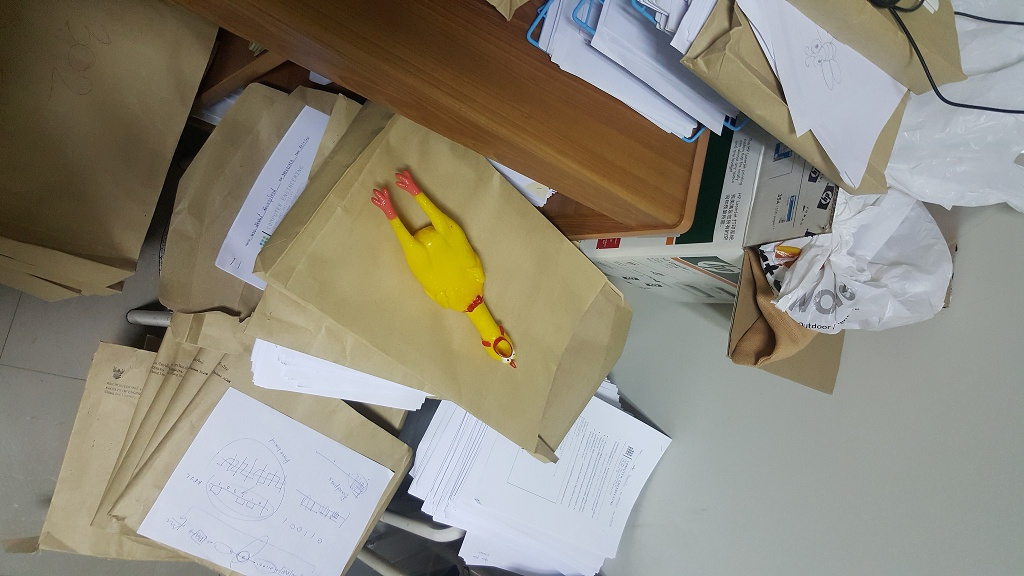
#> input picture Chicky/100.jpg, 1024 x 576 px, found by its file name; its folder holds only this picture in this run
$ python crop_for_train.py   (older library calls are emulated)
#> lines starting #> are read from the running program, lines starting #| are printed output that depends on the picture; after the words box and inside, x2 and y2 are one past the last pixel; in counts of white or black regions, pixels touching at a corner belong together
import cv2
import numpy as np
import re
import os
import random

TRAINING_SET_DIRECTORY = "Contest\\"
PROCESSED_DIRECTORY = "Processed\\"
CHICKY_SET_DIRECTORY = "Chicky\\"
CHICKY_PROCESSED_DIRECTORY = "ChickyProcessed\\"
LIST_FILENAME = TRAINING_SET_DIRECTORY + "list.txt"
RESULT_FILENAME = TRAINING_SET_DIRECTORY + "result.txt"
SAVE_IMAGE_EXTENSION = '.jpg'

def adjust_gamma(image, gamma=1.0):
    # build a lookup table mapping the pixel values [0, 255] to
    # their adjusted gamma values
    invGamma = 1.0 / gamma
    table = np.array([((i / 255.0) ** invGamma) * 255
                      for i in np.arange(0, 256)]).astype("uint8")

    # apply gamma correction using the lookup table
    return cv2.LUT(image, table)

#  Felzenszwalb et al.
def non_max_suppression_slow(boxes, overlapThresh):
    # if there are no boxes, return an empty list
    if len(boxes) == 0:
        return []

    # initialize the list of picked indexes
    pick = []

    # grab the coordinates of the bounding boxes
    x1 = boxes[:, 0]
    y1 = boxes[:, 1]
    x2 = boxes[:, 2] + x1
    y2 = boxes[:, 3] + y1

    # compute the area of the bounding boxes and sort the bounding
    # boxes by the bottom-right y-coordinate of the bounding box
    area = (x2 - x1 + 1) * (y2 - y1 + 1)
    idxs = np.argsort(y2)

    # keep looping while some indexes still remain in the indexes
    # list
    while len(idxs) > 0:
        # grab the last index in the indexes list, add the index
        # value to the list of picked indexes, then initialize
        # the suppression list (i.e. indexes that will be deleted)
        # using the last index
        last = len(idxs) - 1
        i = idxs[last]
        pick.append(i)
        suppress = [last]

        # loop over all indexes in the indexes list
        for pos in range(0, last):
            # grab the current index
            j = idxs[pos]

            # find the largest (x, y) coordinates for the start of
            # the bounding box and the smallest (x, y) coordinates
            # for the end of the bounding box
            xx1 = max(x1[i], x1[j])
            yy1 = max(y1[i], y1[j])
            xx2 = min(x2[i], x2[j])
            yy2 = min(y2[i], y2[j])

            # compute the width and height of the bounding box
            w = max(0, xx2 - xx1 + 1)
            h = max(0, yy2 - yy1 + 1)

            # compute the ratio of overlap between the computed
            # bounding box and the bounding box in the area list
            overlap = float(w * h) / area[j]

            # if there is sufficient overlap, suppress the
            # current bounding box
            if overlap > overlapThresh:
                suppress.append(pos)

        # delete all indexes from the index list that are in the
        # suppression list
        idxs = np.delete(idxs, suppress)

    # return only the bounding boxes that were picked
    return boxes[pick]

def SaveImage(image, string):
    if CHICKY:
        cv2.imwrite(CHICKY_PROCESSED_DIRECTORY + CURRENT_FILENAME + '-' + string + SAVE_IMAGE_EXTENSION, image)
    else:
        cv2.imwrite(PROCESSED_DIRECTORY + CURRENT_FILENAME + '-' + string + SAVE_IMAGE_EXTENSION, image)

# Read filename list
with open(LIST_FILENAME) as f:
#> (reads Contest/list.txt from the repository)
    training_set_list = f.readlines()
training_set_list = [x.strip() for x in training_set_list if x.strip()]

for IMAGE_FILENAME in os.listdir(CHICKY_SET_DIRECTORY):
    CHICKY = 1
    # for IMAGE_FILENAME in training_set_list:
    centerBoundingBoxes = []
    fileName = re.split('\.', IMAGE_FILENAME)
    CURRENT_FILENAME = fileName[0]
    if CHICKY:
        im_original = cv2.imread(CHICKY_SET_DIRECTORY + IMAGE_FILENAME)
#> im_original is the input picture: shape (576, 1024, 3); mean B, G, R 123.9, 137.5, 142.1
    else:
        im_original = cv2.imread(TRAINING_SET_DIRECTORY + IMAGE_FILENAME)
    im_for_crop = im_original.copy()
    im = adjust_gamma(im_original, 1.9)
    im = cv2.GaussianBlur(im, (3, 3), 0)
    hsv = cv2.cvtColor(im, cv2.COLOR_BGR2HSV_FULL)
#> hsv: shape (576, 1024, 3); mean H, S, V 77.2, 39.1, 188.6
    h, s, v = cv2.split(hsv)
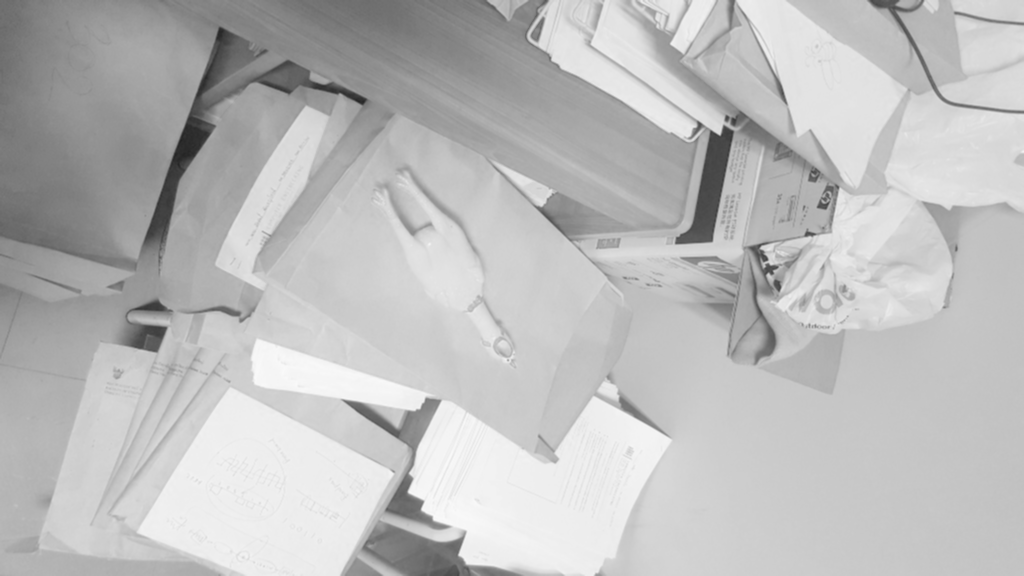
#> v: shape (576, 1024); min 34, max 250, mean 188.6
    # s.fill(155)
    # v.fill(255)
    hsv_image = cv2.merge([h, s, v])
    LOWER_YELLOW = np.array([16, 140, 110], dtype=np.uint8)
    UPPER_YELLOW = np.array([95, 255, 255], dtype=np.uint8)
    yellow_mask = cv2.inRange(hsv_image, LOWER_YELLOW, UPPER_YELLOW)
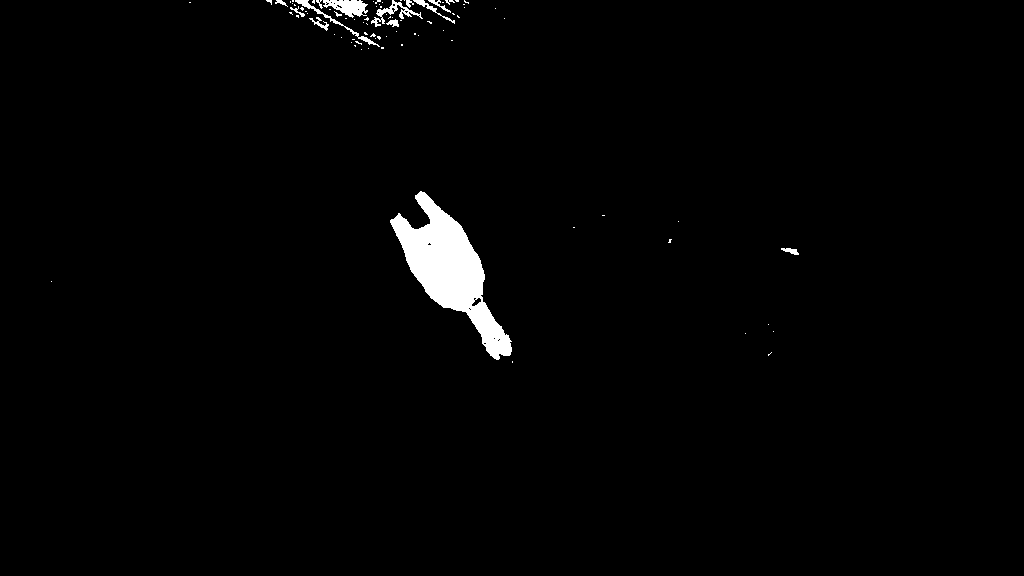
#> yellow_mask: shape (576, 1024); 1.6% white; 85 white regions (71 under 20 px), largest, box (x1, y1, x2, y2) and area: (390, 191, 512, 360) 7406, (323, 0, 368, 18) 480, (371, 0, 423, 27) 334
    closing_se = np.ones((50, 50), np.uint8)
    im = cv2.morphologyEx(yellow_mask, cv2.MORPH_CLOSE, closing_se)
#> im: shape (576, 1024); 2.7% white; 11 white regions (7 under 20 px), largest, box (x1, y1, x2, y2) and area: (391, 192, 513, 361) 7966, (267, 0, 506, 51) 7483, (746, 325, 775, 357) 126, (782, 249, 800, 256) 73
    # closing_se = np.ones((30, 30), np.uint8)
    # im = cv2.morphologyEx(im, cv2.MORPH_CLOSE, closing_se)
    closing_se = cv2.getStructuringElement(cv2.MORPH_ELLIPSE,(15,15))
    im = cv2.morphologyEx(im, cv2.MORPH_CLOSE, closing_se)
#> im: shape (576, 1024); 2.7% white; 10 white regions (6 under 20 px), largest, box (x1, y1, x2, y2) and area: (391, 192, 514, 364) 8000, (267, 0, 506, 51) 7551, (746, 325, 775, 357) 163, (782, 249, 800, 256) 75
    # [4 lines of commented-out code are left out]
    im = cv2.medianBlur(im, 5)
#> im: shape (576, 1024); 2.7% white; 4 white regions
    yellow_mask = im.copy()
    cv2.imshow(CURRENT_FILENAME + ' yellow mask (binary)', yellow_mask)
    yellow_res = cv2.bitwise_and(im_original, im_original, mask=yellow_mask)
    # cv2.imshow(IMAGE_FILENAME + "bitwise", yellow_res)

    contourmask = yellow_mask
    temp, contours, hierarchy = cv2.findContours(contourmask, cv2.RETR_EXTERNAL, cv2.CHAIN_APPROX_NONE)
#> contours = 4 contours; box (x1, y1, x2, y2) and area: (391, 193, 513, 362) 7785, (267, 0, 506, 50) 7284, (763, 329, 774, 355) 106, (784, 249, 799, 256) 50
    boundingBoxes = []
    moments = []
    for cnt in contours:
        bRect = cv2.boundingRect(cnt)
        boundingBoxes.append(bRect)
        moments.append(cv2.moments(cnt))
#> this loop made 4 passes
#> bRect on passes 1 to 4: (763, 329, 11, 26), (784, 249, 15, 7), (391, 193, 122, 169), (267, 0, 239, 50)
#> after the loop, boundingBoxes = [(763, 329, 11, 26), (784, 249, 15, 7), (391, 193, 122, 169), (267, 0, 239, 50)]; moments = 4 items
    boundingBoxes = non_max_suppression_slow(np.array(boundingBoxes), 0.2)
#> in non_max_suppression_slow, `x1 = boxes[:, 0]`: x1 = [763, 784, 391, 267]
#> in non_max_suppression_slow, `y1 = boxes[:, 1]`: y1 = [329, 249, 193, 0]
#> in non_max_suppression_slow, `x2 = boxes[:, 2] + x1`: x2 = [774, 799, 513, 506]
#> in non_max_suppression_slow, `y2 = boxes[:, 3] + y1`: y2 = [355, 256, 362, 50]
#> in non_max_suppression_slow, `area = (x2 - x1 + 1) * (y2 - y1 + 1)`: area = [324, 128, 20910, 12240]
#> in non_max_suppression_slow, `idxs = np.argsort(y2)`: idxs = [3, 1, 0, 2]
#> the loop in non_max_suppression_slow, `while len(idxs) > 0:` made 4 passes
#> (last, i, idxs) on passes 1 to 3: (3, 2, [3, 1, 0]), (2, 0, [3, 1]), (1, 1, [3])
#> (last, i) on pass 4: (0, 3)
#> after the loop in non_max_suppression_slow, `while len(idxs) > 0:`: idxs = empty array; pick = [2, 0, 1, 3]
#> boundingBoxes = [[391, 193, 122, 169], [763, 329, 11, 26], [784, 249, 15, 7], [267, 0, 239, 50]]
    okBoundingBoxes = []
    okNumYellowPixels = []
    numBoxes = 0
    for (x, y, w, h) in boundingBoxes:
        numBoxes = numBoxes + 1
        im_window = im_original[y:(y+h), x:(x+w)]
        im_window = adjust_gamma(im_window, 1.9)
        if im_window.size < 0.011 * im_original.size:
            continue
        hsv_image = cv2.cvtColor(im_window, cv2.COLOR_BGR2HSV_FULL)
        LOWER_RED1 = np.array([170, 40, 50], dtype=np.uint8)
        UPPER_RED1 = np.array([180, 255, 255], dtype=np.uint8)
        LOWER_RED2 = np.array([0, 40, 50], dtype=np.uint8)
        UPPER_RED2 = np.array([15, 255, 255], dtype=np.uint8)
        hsv_image = cv2.medianBlur(hsv_image, 5)
        red_mask1 = cv2.inRange(hsv_image, LOWER_RED1, UPPER_RED1)
        red_mask2 = cv2.inRange(hsv_image, LOWER_RED2, UPPER_RED2)
        red_mask = red_mask1 + red_mask2
        cv2.imshow(CURRENT_FILENAME + " red_mask (" + str(x) + ", " + str(y) + ", " + str(w) + ", " + str(h) + ")", red_mask)
        LOWER_YELLOW = np.array([29, 140, 110], dtype=np.uint8)
        UPPER_YELLOW = np.array([48, 255, 255], dtype=np.uint8)
        yellow_mask = cv2.inRange(hsv_image, LOWER_YELLOW, UPPER_YELLOW)
        cv2.imshow(CURRENT_FILENAME + " yellow_mask (" + str(x) + ", " + str(y) + ", " + str(w) + ", " + str(h) + ")", yellow_mask)
        num_red_pixels = cv2.countNonZero(red_mask)
        num_yellow_pixels = cv2.countNonZero(yellow_mask)
        if (num_yellow_pixels > num_red_pixels) \
                and (num_red_pixels > 0.0006 * im_window.size) \
                and (num_red_pixels < 0.2 * im_window.size):
            box = (x, y, w, h)
            okBoundingBoxes.append(box)
            okNumYellowPixels.append(num_yellow_pixels)
        cv2.rectangle(im_original, (x, y), (x + w, y + h), (255, 0, 0), 2)
        M = moments[numBoxes - 1]
        if M["m00"] != 0:
            cX = int(M["m10"] / M["m00"])
            cY = int(M["m01"] / M["m00"])
            cropped_center = im_for_crop[(cY-25):(cY+25),(cX-25):(cX+25)]
            cropped_file_name = "ChickyTextures//" + CURRENT_FILENAME + '-' + str(random.randrange(10)) + SAVE_IMAGE_EXTENSION
            if cropped_center.size > 0:
                cv2.imwrite(cropped_file_name, cropped_center)
                cv2.imshow(cropped_file_name, cropped_center)
#> this loop made 4 passes
#> (x, y, w, h, LOWER_RED1, UPPER_RED1, LOWER_RED2, UPPER_RED2) on passes 1, 4: (391, 193, 122, 169, [170, 40, 50], [180, 255, 255], [0, 40, 50], [15, 255, 255]), (267, 0, 239, 50, [170, 40, 50], [180, 255, 255], [0, 40, 50], [15, 255, 255])
#> pass 1, `im_window = im_original[y:(y+h), x:(x+w)]`:
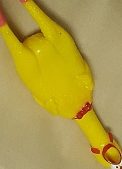
#> im_window: shape (169, 122, 3); mean B, G, R 67.1, 154.9, 174.9
#> pass 1, `im_window = adjust_gamma(im_window, 1.9)`:
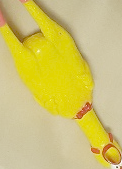
#> im_window: shape (169, 122, 3); mean B, G, R 109, 194.7, 208.1
#> after the loop:
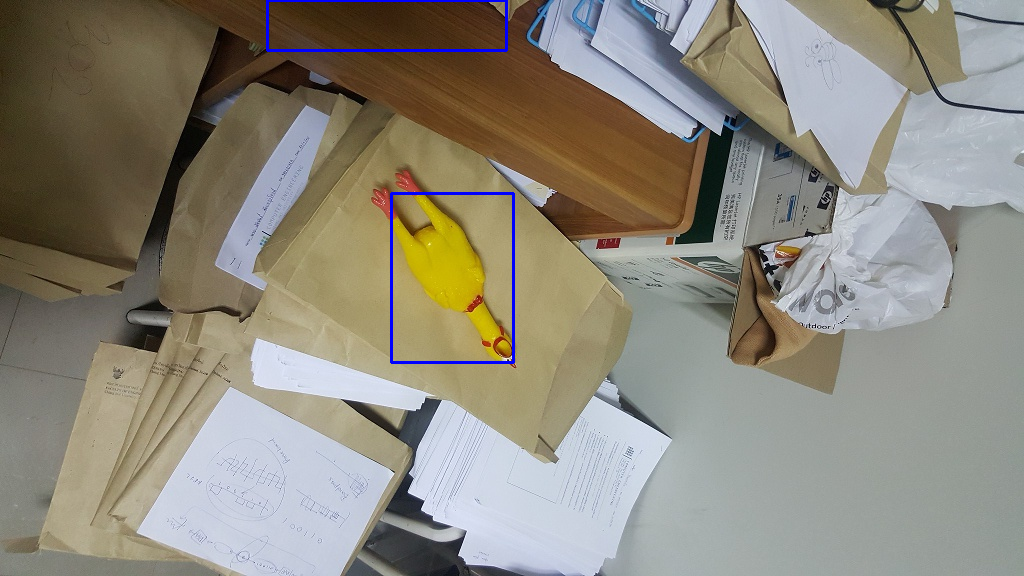
#> im_original: shape (576, 1024, 3); 0.55% of pixels changed, all inside (x1, y1, x2, y2) = (266, 0, 515, 364)
#> after the loop:
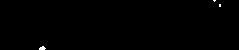
#> red_mask: shape (50, 239); 0.25% white; 3 white regions (2 under 20 px), largest, box (x1, y1, x2, y2) and area: (39, 46, 46, 50) 20
#> after the loop: yellow_mask: shape (50, 239); every value is 0
#> after the loop, numBoxes = 4; okBoundingBoxes = [(391, 193, 122, 169)]; okNumYellowPixels = [7039]

    print(CURRENT_FILENAME + ": #boxes = " + str(numBoxes))
#| 100: #boxes = 4
    if okNumYellowPixels:
        okIdx = np.argmax(np.array(okNumYellowPixels))
#> okIdx = 0
        (x, y, w, h) = okBoundingBoxes[okIdx]
#> x = 391; y = 193; w = 122; h = 169
        cv2.rectangle(im_original, (x, y), (x + w, y + h), (0, 0, 255), 2)
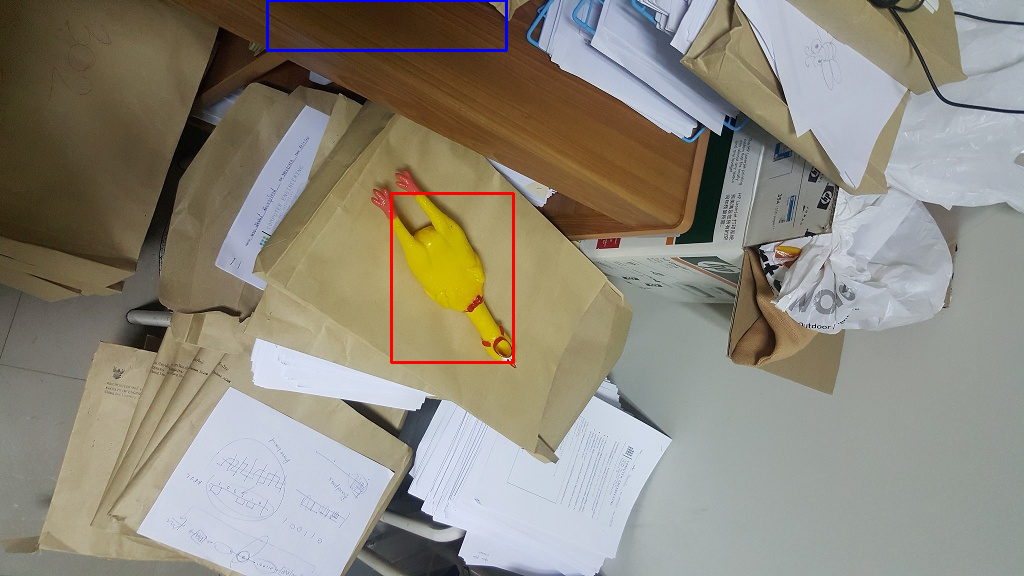
#> im_original: shape (576, 1024, 3); 0.3% of pixels changed, all inside (x1, y1, x2, y2) = (390, 192, 515, 364)
    # cv2.drawContours(im, contours, -1, (0, 255, 0), 2)
    # cv2.imshow(IMAGE_FILENAME, im_original)
    SaveImage(im_original, 'result')

    # [5 lines of commented-out code are left out]
